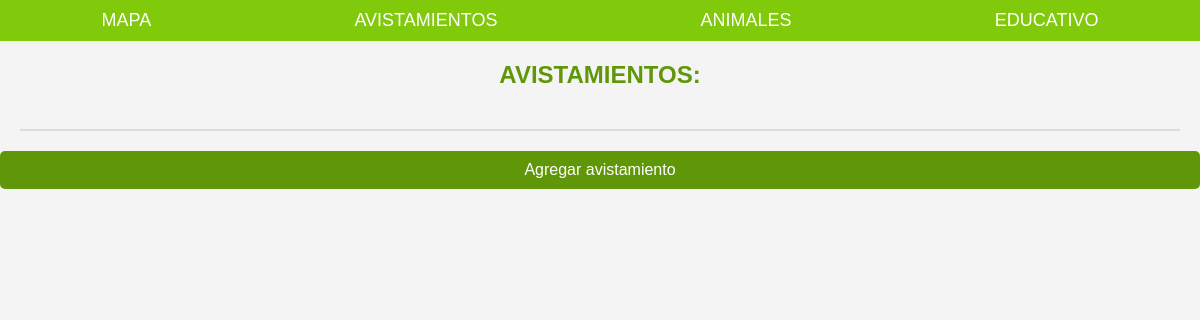
The page /comentarios/listar/ on the database as committed earlier.
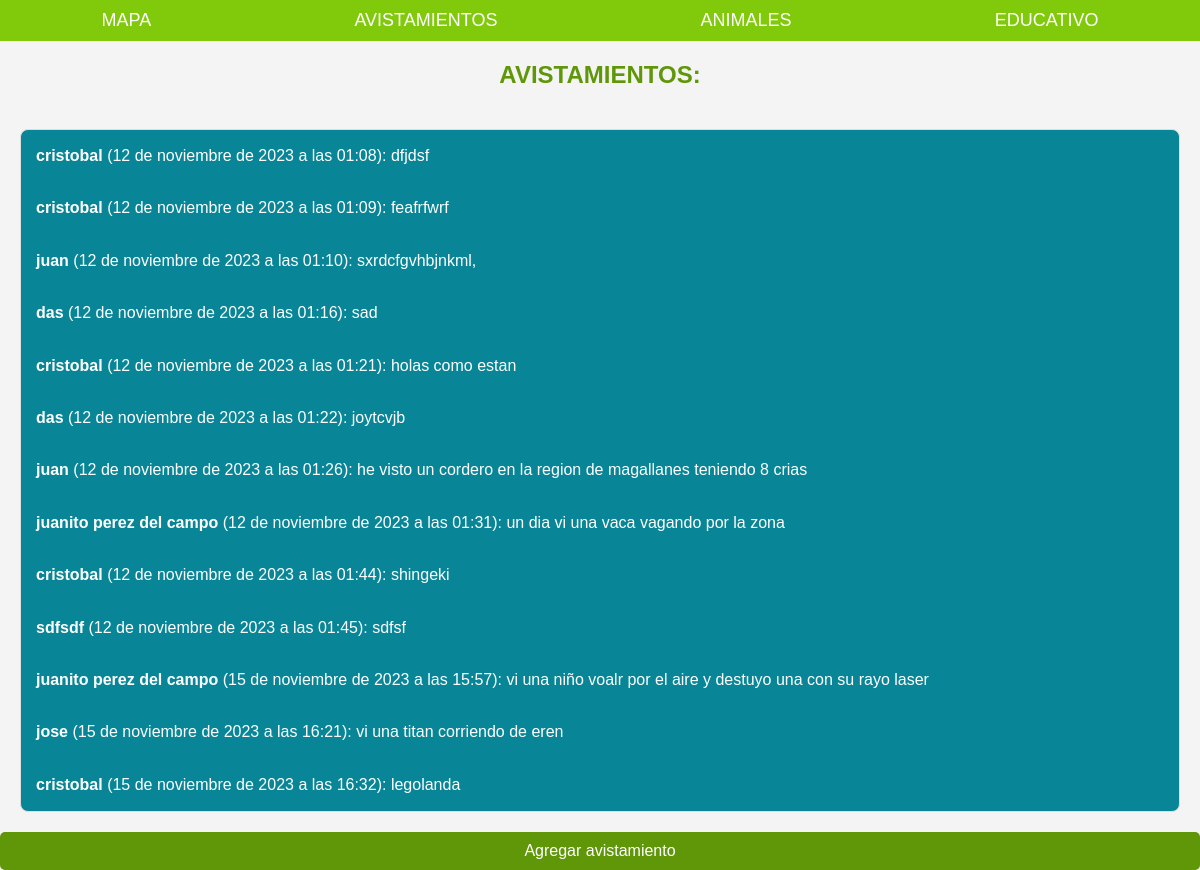
The same page on the database as committed later.
### comentarios/models.py (models this page shows, shortened)
class Comentario(models.Model):
    autor = models.CharField(max_length=100)
    contenido = models.TextField()
    fecha_publicacion = models.DateTimeField(auto_now_add=True)
    foto = models.ImageField(upload_to='comentarios_fotos/', blank=True, null=True)

### comentarios/views.py (the view)
# urls.py: path('listar/', listar_comentarios, name='listar_comentarios'),
def listar_comentarios(request):
    comentarios = Comentario.objects.all()
    return render(request, 'mapap/avistamientos.html', {'comentarios': comentarios})

### mapap/templates/mapap/avistamientos.html (shortened to what this page needs)
{% load static %}
<!DOCTYPE html>
<html lang="es">
<head>
    <link rel="stylesheet" type="text/css" href="{% static 'css/avistamientos.css' %}">
    <link rel="stylesheet" type="text/css" href="{% static 'css/stylesnav.css' %}">
</head>
<body>
    {% include "mapap/navega.html" %}
    <h2>AVISTAMIENTOS:</h2>
    <div class="comentarios-container">
        {% for comentario in comentarios %}
            <div class="comentario">
                <p><span class="autor">{{ comentario.autor }}</span> ({{ comentario.fecha_publicacion }}): {{ comentario.contenido }}</p>
            </div>
        {% endfor %}
    </div>
    <a href="{% url 'agregar_comentario' %}" class="agregar-comentario">Agregar avistamiento</a>
</body>
</html>

### mapap/templates/mapap/navega.html (shortened to what this page needs)
<!DOCTYPE html>
<body>
    <nav>
        <ul id="nave">
            <li><a class="nav" href="{% url 'home'%}">MAPA</a></li>
            <li><a class="nav" href="{% url 'avistamientos'%}">AVISTAMIENTOS</a></li>
            <li><a class="nav" href="{% url 'animales'%}">ANIMALES</a></li>
            <li><a class="nav" href="{%url 'educativo'%}">EDUCATIVO</a></li>
        </ul>
    </nav>
</body>
</html>

### static/css/stylesnav.css (style rules this page uses)
nav { background-color: green; color: #fff; font-size: 18px; }
li { margin-right: 20px; }
.nav { text-decoration: none; color: #fff; }

### mapap/templates/mapap/avistamientos.html (style rules this page uses)
body { font-family: 'Arial', sans-serif; background-color: #f4f4f4; margin: 0; padding: 0; }
h2 { color: #609708; text-align: center; padding: 20px; margin: 0; }
.comentarios-container { background-color: #088697; border: 1px solid #ddd; border-radius: 8px; overflow: hidden; margin: 20px; }
.comentario p { color: #fff; font-size: 16px; line-height: 1.4; padding: 15px; margin: 0; }
.comentario span.autor { font-weight: bold; }
.agregar-comentario { display: block; text-align: center; margin-top: 20px; padding: 10px; background-color: #609708; color: #fff; text-decoration: none; border-radius: 5px; }

### mapap/templates/mapap/navega.html (style rules this page uses)
* { margin: 0; padding: 0; box-sizing: border-box; }
body { font-family: 'Arial', sans-serif; }
nav { background-color: #80c90b; }
ul#nave { list-style: none; display: flex; justify-content: space-around; padding: 10px 0; }
ul#nave li { margin: 0; }
ul#nave li a { text-decoration: none; color: #fff; padding: 10px; transition: background-color 0.3s ease; }

Rows that differ between the two databases and show on the page:
added Comentario: autor "cristobal", fecha_publicacion "12 de noviembre de 2023 a las 01:08", contenido "dfjdsf"
added Comentario: autor "cristobal", fecha_publicacion "12 de noviembre de 2023 a las 01:09", contenido "feafrfwrf"
added Comentario: autor "juan", fecha_publicacion "12 de noviembre de 2023 a las 01:10", contenido "sxrdcfgvhbjnkml,"
added Comentario: autor "das", fecha_publicacion "12 de noviembre de 2023 a las 01:16", contenido "sad"
added Comentario: autor "cristobal", fecha_publicacion "12 de noviembre de 2023 a las 01:21", contenido "holas como estan"
added Comentario: autor "das", fecha_publicacion "12 de noviembre de 2023 a las 01:22", contenido "joytcvjb"
added Comentario: autor "juan", fecha_publicacion "12 de noviembre de 2023 a las 01:26", contenido "he visto un cordero en la region de magallanes teniendo 8 crias"
added Comentario: autor "juanito perez del campo", fecha_publicacion "12 de noviembre de 2023 a las 01:31", contenido "un dia vi una vaca vagando por la zona"
added Comentario: autor "cristobal", fecha_publicacion "12 de noviembre de 2023 a las 01:44", contenido "shingeki"
added Comentario: autor "sdfsdf", fecha_publicacion "12 de noviembre de 2023 a las 01:45", contenido "sdfsf"
added Comentario: autor "juanito perez del campo", fecha_publicacion "15 de noviembre de 2023 a las 15:57", contenido "vi una niño voalr por el aire y destuyo una con su rayo laser"
added Comentario: autor "jose", fecha_publicacion "15 de noviembre de 2023 a las 16:21", contenido "vi una titan corriendo de eren"
added Comentario: autor "cristobal", fecha_publicacion "15 de noviembre de 2023 a las 16:32", contenido "legolanda"
